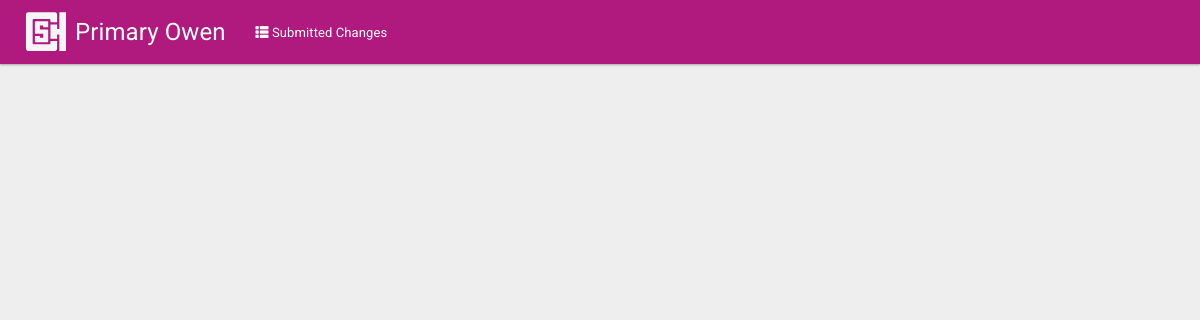
Before: /submitted_owens with the older database file.
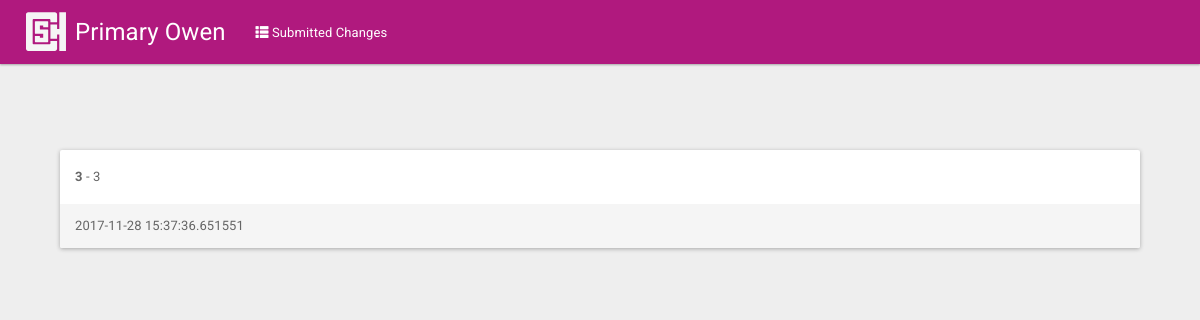
After: the same page with the newer database file.
### primaryOwenTracker/__init__.py (models this page shows, shortened)
class master(db.Model):
    id = db.Column(db.Integer, primary_key=True)
    time = db.Column(db.DateTime)
    username = db.Column(db.String(50))
    victory = db.Column(db.String(2000))

### primaryOwenTracker/__init__.py (the view)
@app.route("/submitted_owens")
def submitted_owens():
    owens = master.query.all()
    return render_template('submitted_owens.html', submitted_owens=owens)

### primaryOwenTracker/templates/submitted_owens.html
{% extends "base.html" %}
{% block body %}
    <div class="container">
{% for owen in submitted_owens %}
      <div class="panel panel-primary">
                <div class="panel-body">
                   <b> {{ owen.username }}</b> - {{ owen.victory }}
                </div>
                <div class="panel-footer">
                    {{ owen.time }}
                </div>
            </div>
{% endfor %}
{% endblock %}

### primaryOwenTracker/templates/base.html (shortened to what this page needs)
<!doctype html>
<html lang="en">
<html lang="en">
<head>
    <link rel="stylesheet" href="/static/css/csh-material-bootstrap/dist/css/csh-material-bootstrap.css">
    <link rel="stylesheet" href="/static/css/styles.css">
</head>
{% block nav %}
    <nav class="navbar navbar-inverse navbar-fixed-top">
        <div class="container">
            <div class="navbar-header">
                <a class="navbar-brand" href="/">Primary Owen</a>
            </div>
            <ul class="nav navbar-nav">
                    <li>
                        <a href="/submitted_owens">
                            <span class="glyphicon glyphicon-th-list"></span>
                            Submitted Changes
                        </a>
                    </li>
            </ul>
        </div>
    </nav>
{% endblock %}
<body>
   <body>
      {% block body %}
      {% endblock %}
   </body>
</html>

### primaryOwenTracker/static/css/styles.css (style rules this page uses)
body { margin-top: 100px; }
@media screen and (max-width: 1680px) { .panel.panel-primary { margin-left: 40px; margin-right: 40px; margin-top: 60px; } }
@media screen and (max-width: 1280px) { .panel.panel-primary { margin-left: 30px; margin-right: 30px; margin-top: 50px; } }

Changed rows visible on the page:
added master: username "3", victory "3", time "2017-11-28 15:37:36.651551"
